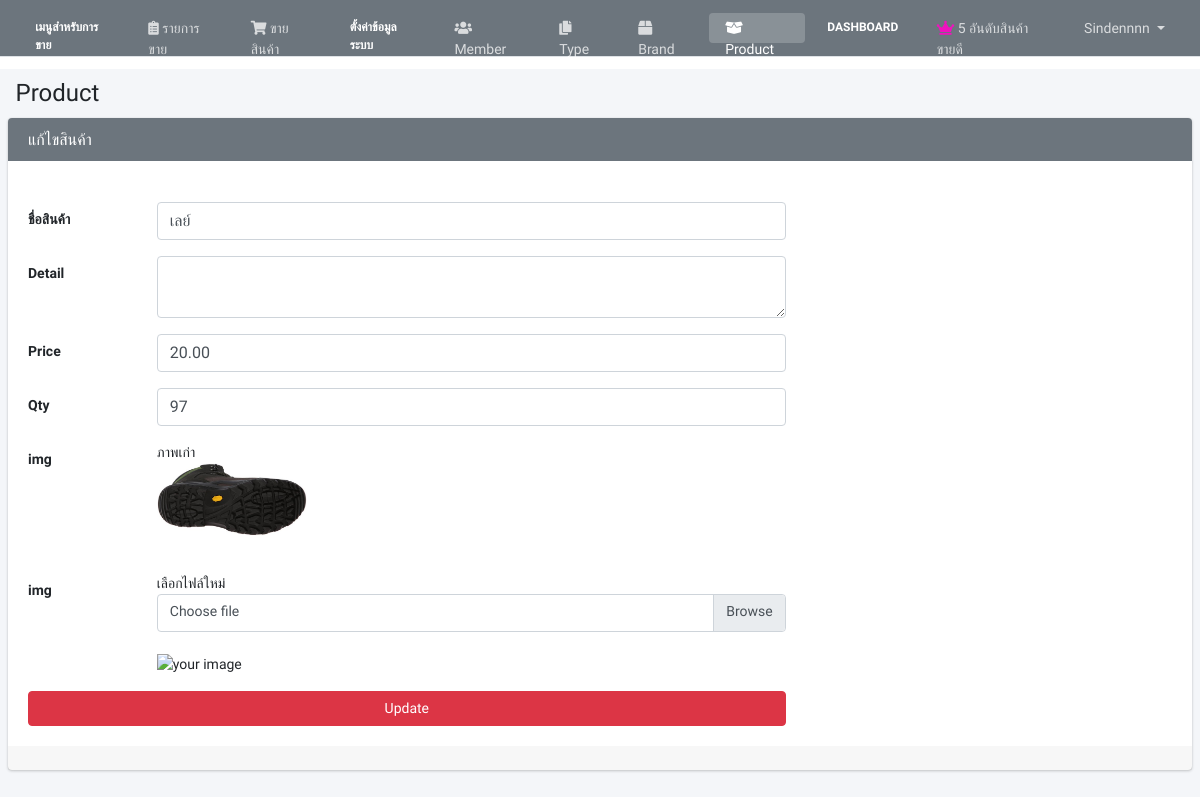
Page /admin/product_edit.php?p_id=3 (signed in) on the earlier database version.
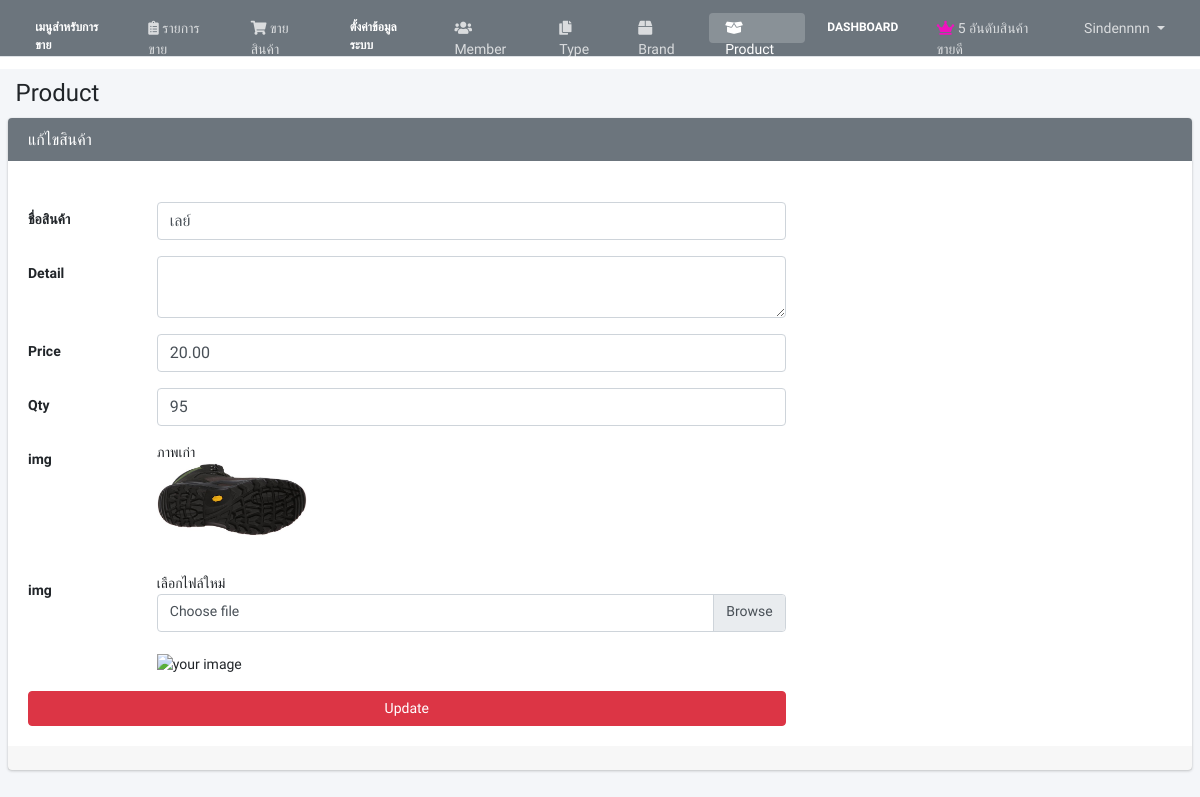
Same page on the later database version.
### tables this page shows
CREATE TABLE `tbl_product` (
  `p_id` bigint(20) NOT NULL,
  `p_name` varchar(150) NOT NULL,
  `p_type` varchar(20) NOT NULL,
  `p_price` float(100,2) NOT NULL,
  `p_price2` float(100,2) NOT NULL,
  `p_pricemember` float(100,2) NOT NULL,
  `p_pricemember2` float(100,2) NOT NULL,
  `p_qty` int(11) NOT NULL,
  `p_cost` float(100,2) NOT NULL,
  `p_outstock` int(11) NOT NULL,
  `p_unit` varchar(20) NOT NULL,
  `p_img` varchar(255) NOT NULL,
  `p_date_save` timestamp NOT NULL DEFAULT current_timestamp()
);

### admin/product_edit.php (the view, shortened to what this page needs)
<?php include("header.php"); ?>
<?php
$p_id = $_GET['p_id'];
$query_product = "SELECT * FROM tbl_product
WHERE p_id = $p_id"
or die("Error : ".mysqlierror($query_product));
$rs_product = mysqli_query($condb, $query_product);
$row=mysqli_fetch_array($rs_product);
?>
<div class="content-wrapper">
    <section class="content-header">
      <div class="container-fluid">
        <h1>Product</h1>
      </div>
    </section>
    <section class="content">
    <div class="card card-gray">
            <div class="card-header ">
              <h3 class="card-title">แก้ไขสินค้า</h3>
            </div>
            <br>
            <div class="card-body">
              <div class="row">
                 <div class="col-md-8">
                   <form action="product_db.php" method="POST" enctype="multipart/form-data" >
                  <div class="form-group row">
                    <label for="" class="col-sm-2 col-form-label">ชื่อสินค้า </label>
                    <div class="col-sm-10">
                      <input  name="p_name" type="text" required class="form-control"  placeholder="" value="<?php echo $row['p_name']; ?>"  minlength="3"/>
                    </div>
                  </div>
                  <div class="form-group row">
                    <label for="" class="col-sm-2 col-form-label">Detail </label>
                    <div class="col-sm-10">
                      <textarea name="p_detail" class="form-control"><?php echo $row['p_detail']; ?></textarea>
                    </div>
                  </div>
                  <div class="form-group row">
                    <label for="" class="col-sm-2 col-form-label">Price </label>
                    <div class="col-sm-10">
                      <input  name="p_price" type="number" min="0" required class="form-control"  placeholder="Price" value="<?php echo $row['p_price']; ?>"  minlength="3"/>
                    </div>
                  </div>
                  <div class="form-group row">
                    <label for="" class="col-sm-2 col-form-label">Qty </label>
                    <div class="col-sm-10">
                      <input  name="p_qty" type="number" min="0" required class="form-control"  placeholder="Qty" value="<?php echo $row['p_qty']; ?>"  minlength="3"/>
                    </div>
                  </div>
                  <div class="form-group row">
                    <label for="" class="col-sm-2 col-form-label">img</label>
                    <div class="col-sm-10">
                  ภาพเก่า<br>
                        <img src="../p_img/<?php echo $row['p_img'];?>" width="150px">
                        <br><br>
                    </div>
                  </div>
                  <div class="form-group row">
                    <label for="" class="col-sm-2 col-form-label">img</label>
                    <div class="col-sm-10">
                  เลือกไฟล์ใหม่<br>
                  <div class="custom-file">
                          <label class="custom-file-label" for="file">Choose file</label>
                        </div>
                        <br><br>
                    <img id="blah" src="#" alt="your image" width="300" />
                    </div>
                  </div>
                  <button type="submit" class="btn btn-danger btn-block">Update</button>
                  </form>
                 </div>
              </div>
            </div>
            <div class="card-footer">
            </div>
    </div>
    </section>
<?php include('footer.php'); ?>
</body>
</html>

Differences in the rows shown:
changed tbl_product "เลย์": p_qty "97" → "95"
